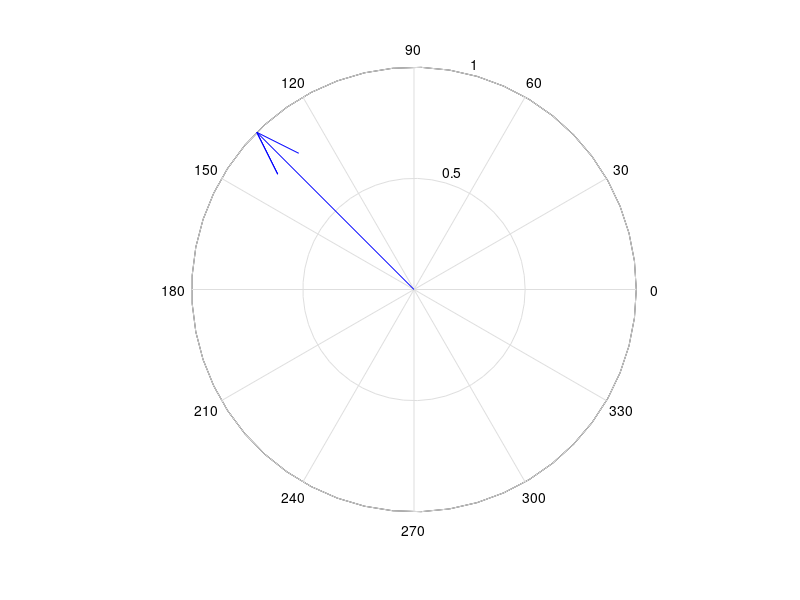

Here is the MATLAB script that generated this plot: (Note: this script raises an error after producing the figure.)

%set(gca, 'LooseInset', [0,0,0,0]);

aoa = -45
c=compass(cosd(90-aoa), sind(90-aoa));
c.LineWidth=6;
axis([-1,1,0,1]);
xticks([0 45 90 135]);
xticklabels({'N', 'NE', 'E', 'SE'});
yticks([0 5 10 15 20]);
yticklabels({'0', '5', '10', '15', '20'});
return;

% 创建新的图形
fig = figure;

% 在图形中创建两行一列的子图
subplot(2, 1, 1);
x1 = linspace(0, 2*pi, 100);
y1 = sin(x1);
h=plot(x1, y1); box on; hold on;
h.LineWidth=8;
title('第一个子图');

subplot(2, 1, 2);
x2 = linspace(0, 2*pi, 100);
y2 = cos(x2);
h=plot(x2, y2);box on; hold on;
h.LineWidth=5;
title('第二个子图');
